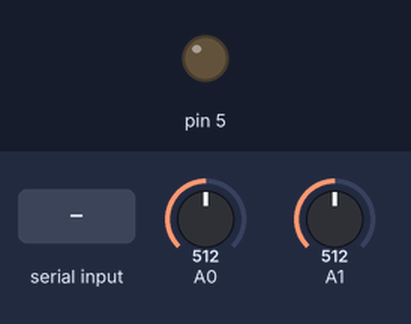
This sketch was run on a simulated Arduino Uno, built with avr-gcc and run on an emulated ATmega328P. Shown: output pins drawn as LEDs (lit = HIGH). The inputs (shaded band) are chosen by the test bench; at power-on: A0 = 512, A1 = 512. What the sketch prints to the serial monitor is not drawn.

Above: at 1.2 s.
1.3 s: byte 0 (0) received over Serial
At 2.7 s:
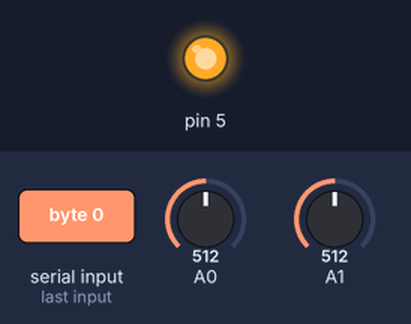
3.0 s: "1" received over Serial
At 3.9 s:
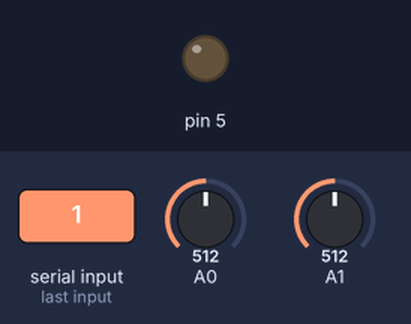
Timing chart, 0 to 6.0 s (numbered marks = the images above; inputs shaded):
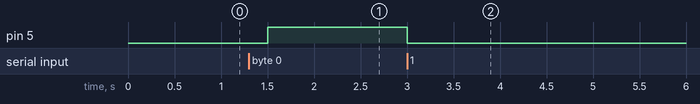

The sketch:

sketch.ino
```cpp
void setup() {
  pinMode(5, OUTPUT);
  Serial.begin(9600);


}

void loop() {
  // put your main code here, to run repeatedly:
  if (Serial.available()){
    if(Serial.read() == 0){
      digitalWrite(5, HIGH);
    } else{
      digitalWrite(5, LOW);
    }
  }

  Serial.println(analogRead(A0)); //X Value
  Serial.println(analogRead(A1)); //Y Value

  delay(500);
}
```

Measured:
- after the input at 1.3 s, pin 5: LOW → HIGH after 0.20 s
- after the input at 3.0 s, pin 5: HIGH → LOW at once
